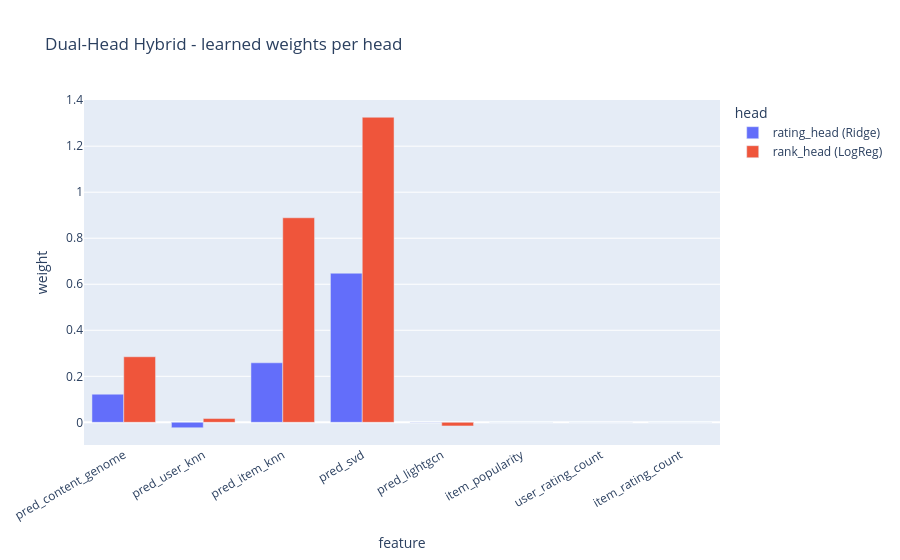

Notebook cell for this chart:
### Markdown cell above
## Head weights — what each head relies on

### Code cell
w = pd.DataFrame({"feature": DualHeadHybrid.FEATURE_NAMES,
                  "rating_head (Ridge)": np.round(dual.rating_head.coef_, 4),
                  "rank_head (LogReg)":  np.round(dual.rank_head.coef_[0], 4)})
display(w)
fig = px.bar(w.melt(id_vars="feature", var_name="head", value_name="weight"),
             x="feature", y="weight", color="head", barmode="group",
             title="Dual-Head Hybrid - learned weights per head")
fig.update_layout(xaxis_tickangle=-30)
save_fig(fig, "eval_dualhead_weights")

### Figure 1 — Plotly figure (JSON) as saved in the notebook; plotly's stock layout.template omitted (floating-point values rounded to 4 significant figures)
{"data": [{"alignmentgroup": "True", "hovertemplate": "head=rating_head (Ridge)<br>feature=%{x}<br>weight=%{y}<extra></extra>", "legendgroup": "rating_head (Ridge)", "marker": {"color": "#636efa", "pattern": {"shape": ""}}, "name": "rating_head (Ridge)", "offsetgroup": "rating_head (Ridge)", "orientation": "v", "showlegend": true, "textposition": "auto", "type": "bar", "x": ["pred_content_genome", "pred_user_knn", "pred_item_knn", "pred_svd", "pred_lightgcn", "item_popularity", "user_rating_count", "item_rating_count"], "xaxis": "x", "y": [0.1223, -0.0236, 0.2587, 0.6479, -0.0012, 0.0, -0.0, 0.0], "yaxis": "y"}, {"alignmentgroup": "True", "hovertemplate": "head=rank_head (LogReg)<br>feature=%{x}<br>weight=%{y}<extra></extra>", "legendgroup": "rank_head (LogReg)", "marker": {"color": "#EF553B", "pattern": {"shape": ""}}, "name": "rank_head (LogReg)", "offsetgroup": "rank_head (LogReg)", "orientation": "v", "showlegend": true, "textposition": "auto", "type": "bar", "x": ["pred_content_genome", "pred_user_knn", "pred_item_knn", "pred_svd", "pred_lightgcn", "item_popularity", "user_rating_count", "item_rating_count"], "xaxis": "x", "y": [0.2849, 0.0164, 0.8889, 1.326, -0.0157, 0.0, -0.0002, 0.0], "yaxis": "y"}], "layout": {"barmode": "group", "legend": {"title": {"text": "head"}, "tracegroupgap": 0}, "title": {"text": "Dual-Head Hybrid - learned weights per head"}, "xaxis": {"anchor": "y", "domain": [0, 1], "tickangle": -30, "title": {"text": "feature"}}, "yaxis": {"anchor": "x", "domain": [0, 1], "title": {"text": "weight"}}}}
